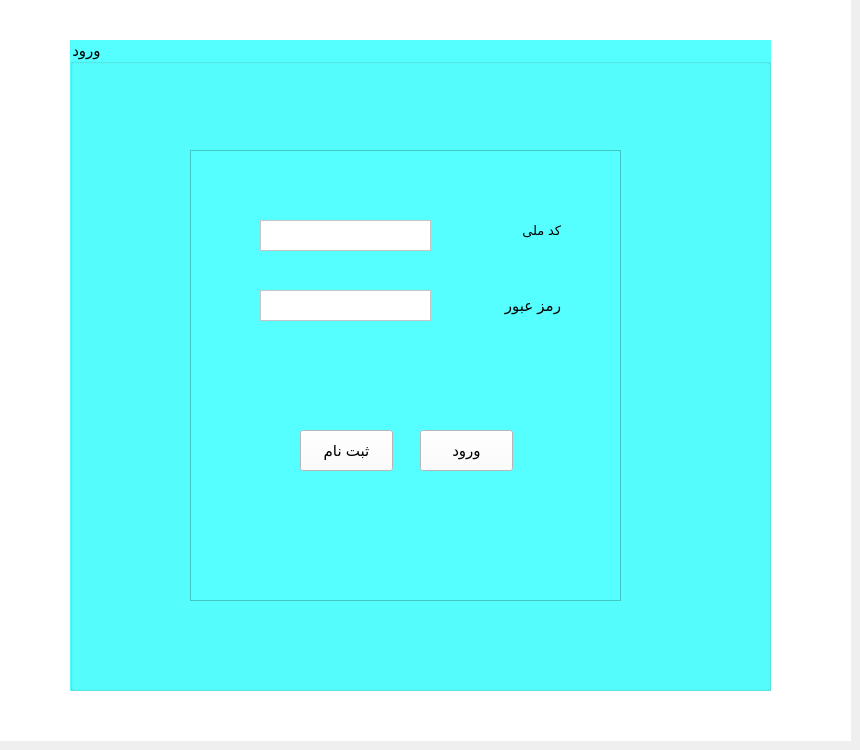
    <widget class="QWidget" name="loginpage">
     <widget class="QWidget" name="widget" native="true">
      <property name="geometry">
       <rect>
        <x>0</x>
        <y>0</y>
        <width>851</width>
        <height>741</height>
       </rect>
      </property>
      <property name="styleSheet">
       <string notr="true">background-color: rgb(85, 255, 255);
background-color: rgb(255, 255, 255);</string>
      </property>
      <widget class="QGroupBox" name="groupBox_2">
       <property name="geometry">
        <rect>
         <x>70</x>
         <y>40</y>
         <width>701</width>
         <height>651</height>
        </rect>
       </property>
       <property name="font">
        <font>
         <pointsize>11</pointsize>
        </font>
       </property>
       <property name="styleSheet">
        <string notr="true">background-color: rgb(255, 255, 255);
background-color: rgb(85, 255, 255);</string>
       </property>
       <property name="title">
        <string>ورود</string>
       </property>
       <widget class="QLabel" name="label_6">
        <property name="geometry">
         <rect>
          <x>410</x>
          <y>180</y>
          <width>81</width>
          <height>21</height>
         </rect>
        </property>
        <property name="font">
         <font>
          <pointsize>10</pointsize>
         </font>
        </property>
        <property name="text">
         <string>کد ملی</string>
        </property>
       </widget>
       <widget class="QPushButton" name="login_btn1">
        <property name="geometry">
         <rect>
          <x>350</x>
          <y>390</y>
          <width>93</width>
          <height>41</height>
         </rect>
        </property>
        <property name="font">
         <font>
          <pointsize>11</pointsize>
         </font>
        </property>
        <property name="styleSheet">
         <string notr="true">background-color: rgb(255, 255, 255);</string>
        </property>
        <property name="text">
         <string>ورود</string>
        </property>
       </widget>
       <widget class="QLabel" name="label_8">
        <property name="geometry">
         <rect>
          <x>420</x>
          <y>250</y>
          <width>71</width>
          <height>31</height>
         </rect>
        </property>
        <property name="font">
         <font>
          <pointsize>11</pointsize>
         </font>
        </property>
        <property name="text">
         <string>رمز عبور</string>
        </property>
       </widget>
       <widget class="QPushButton" name="sabtenam_btn1">
        <property name="geometry">
         <rect>
          <x>230</x>
          <y>390</y>
          <width>93</width>
          <height>41</height>
         </rect>
        </property>
        <property name="font">
         <font>
          <pointsize>11</pointsize>
         </font>
        </property>
        <property name="styleSheet">
         <string notr="true">background-color: rgb(255, 255, 255);</string>
        </property>
        <property name="text">
         <string>ثبت نام</string>
        </property>
       </widget>
       <widget class="QGraphicsView" name="graphicsView_20">
        <property name="geometry">
         <rect>
          <x>120</x>
          <y>110</y>
          <width>431</width>
          <height>451</height>
         </rect>
        </property>
       </widget>
       <widget class="QTextEdit" name="name_in1">
        <property name="geometry">
         <rect>
          <x>190</x>
          <y>180</y>
          <width>171</width>
          <height>31</height>
         </rect>
        </property>
        <property name="styleSheet">
         <string notr="true">background-color: rgb(255, 255, 255);</string>
        </property>
       </widget>
       <widget class="QTextEdit" name="password_in1">
        <property name="geometry">
         <rect>
          <x>190</x>
          <y>250</y>
          <width>171</width>
          <height>31</height>
         </rect>
        </property>
        <property name="styleSheet">
         <string notr="true">background-color: rgb(255, 255, 255);</string>
        </property>
       </widget>
       <zorder>graphicsView_20</zorder>
       <zorder>label_6</zorder>
       <zorder>login_btn1</zorder>
       <zorder>label_8</zorder>
       <zorder>sabtenam_btn1</zorder>
       <zorder>name_in1</zorder>
       <zorder>password_in1</zorder>
      </widget>
     </widget>
    </widget>
